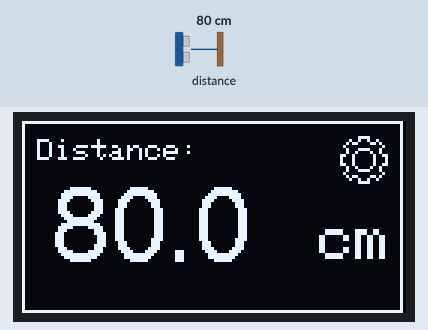
Recording of a sketch running on a simulated ESP32. On the bench: 128×64 one-colour display. The inputs (shaded band) are chosen by the test bench; at power-on: distance to the obstacle 80 cm. What the sketch prints to the serial monitor is not drawn.

Above: at 1.2 s.
1.3 s: distance to the obstacle set to 2 cm
At 2.0 s:
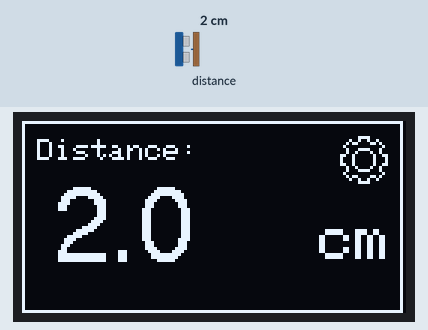
2.8 s: distance to the obstacle set to 4 cm
At 4.0 s:
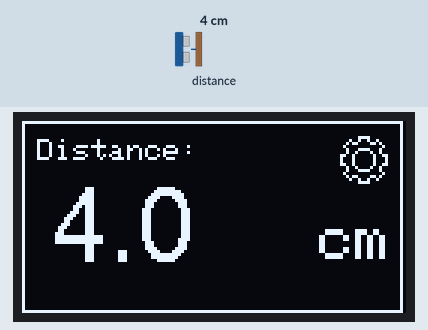
4.4 s: distance to the obstacle set to 9 cm
At 6.0 s:
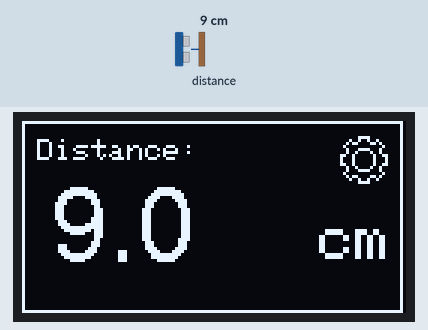
Timing chart, 0 to 7.5 s (numbered marks = the images above; inputs shaded):
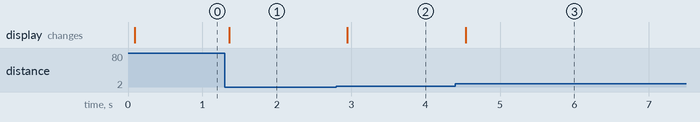

The sketch:

VL53L01X_distance_sensor_with_OLED.ino
```cpp
#include <Wire.h>
#include <Adafruit_GFX.h>
#include <Adafruit_SSD1306.h>
#include <VL53L1X.h>
#include <Fonts/FreeSans18pt7b.h>

#define SCREEN_WIDTH 128
#define SCREEN_HEIGHT 64

Adafruit_SSD1306 display(SCREEN_WIDTH, SCREEN_HEIGHT, &Wire, -1);
VL53L1X sensor;

float distance_cm = 0;

static const unsigned char PROGMEM image_menu_settings_gear_bits[] = {
0x03,0xc0,0x12,0x48,0x2c,0x34,0x40,0x02,
0x23,0xc4,0x24,0x24,0xc8,0x13,0x88,0x11,
0x88,0x11,0xc8,0x13,0x24,0x24,0x23,0xc4,
0x40,0x02,0x2c,0x34,0x12,0x48,0x03,0xc0
};


void drawScreen_1() {

  display.clearDisplay();

  display.drawRect(0,0,127,64,1);

  display.setTextColor(1);
  display.setTextSize(2);
  display.setCursor(99,32);
  display.print("cm");

  display.setFont(&FreeSans18pt7b);
  display.setTextSize(1);
  display.setCursor(10,46);
  display.print(distance_cm,1);

  display.setFont();
  display.setCursor(5,6);
  display.print("Distance:");

  display.drawBitmap(106,5,image_menu_settings_gear_bits,16,16,1);

  display.display();
}

void setup()
{
  Serial.begin(115200);
  Wire.begin(19,20);

  if(!display.begin(SSD1306_SWITCHCAPVCC,0x3C))
  {
    Serial.println("OLED fail");
    while(1);
  }

  sensor.setTimeout(500);

  if(!sensor.init())
  {
    Serial.println("VL53L1X fail");
    while(1);
  }

  sensor.setDistanceMode(VL53L1X::Long);
  sensor.setMeasurementTimingBudget(100000);
  sensor.startContinuous(50);
}

void loop()
{
  int distance_mm = sensor.read();

if (!sensor.timeoutOccurred())
{
    distance_cm = distance_mm / 10.0;
}

  Serial.print("Distance: ");
  Serial.println(distance_cm);

  drawScreen_1();

  delay(100);
}
```

Measured:
- after the input at 1.3 s, the display: changes after 0.06 s (image 1)
- after the input at 2.8 s, the display: changes after 0.15 s (image 2)
- after the input at 4.4 s, the display: changes after 0.14 s (image 3)
